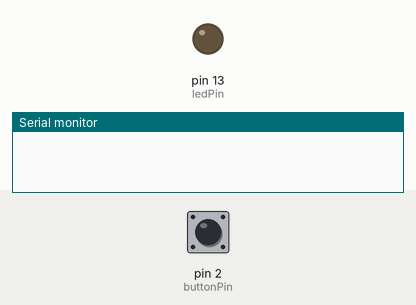
The sketch below on a simulated Arduino Uno, built with avr-gcc and run on an emulated ATmega328P. Shown: output pins drawn as LEDs (lit = HIGH), the last lines printed to the serial monitor. The test bench sets the inputs (shaded band); at power-on: pin 2 (buttonPin) LOW.

Above: at 4.8 s.
4.9 s: pin 2 (buttonPin) pulled HIGH for 2.35 s
At 6.5 s:
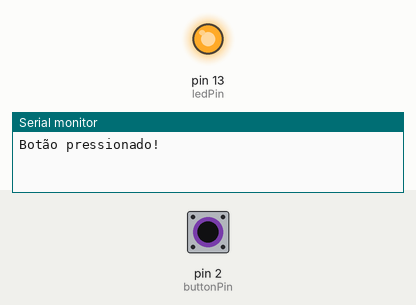
Timing chart, 0 to 9.5 s (numbered marks = the images above; inputs shaded):
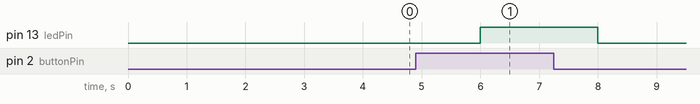

Measured:
- after the input at 4.9 s, pin 13 (ledPin): LOW → HIGH after 1.1 s, → LOW 2.0 s later

The sketch:

ExemploPooling.ino
```cpp
const int buttonPin = 2;  // Pino onde o botão está conectado
const int ledPin = 13;    // Pino para o LED embutido

void setup() {
  pinMode(buttonPin, INPUT);   // Configura o pino do botão como entrada
  pinMode(ledPin, OUTPUT);     // Configura o pino do LED como saída
  Serial.begin(9600);          // Inicializa a comunicação serial para depuração
}

void loop() {
  bool ledState = false; // Variável para armazenar o estado do led
  int buttonState = digitalRead(buttonPin); // Lê o estado do botão

  // Verifica se o botão foi pressionado
  if (buttonState == HIGH) {
    Serial.println("Botão pressionado!");
    ledState = !ledState; // Troca o estado do LED
  }

  digitalWrite(ledPin, ledState); // Escreve o estado do led

  delay(2000);  // Pausa de 2 segundos no loop
}
```
